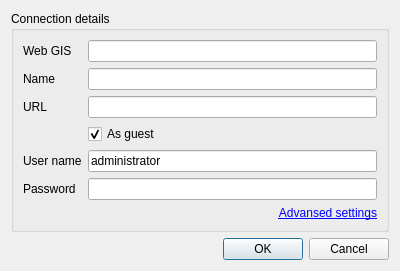
<?xml version="1.0" encoding="UTF-8"?>
<ui version="4.0">
 <class>Dialog</class>
 <widget class="QDialog" name="Dialog">
  <property name="geometry">
   <rect>
    <x>0</x>
    <y>0</y>
    <width>400</width>
    <height>250</height>
   </rect>
  </property>
  <property name="sizePolicy">
   <sizepolicy hsizetype="Fixed" vsizetype="Fixed">
    <horstretch>0</horstretch>
    <verstretch>0</verstretch>
   </sizepolicy>
  </property>
  <property name="minimumSize">
   <size>
    <width>400</width>
    <height>250</height>
   </size>
  </property>
  <property name="maximumSize">
   <size>
    <width>1000</width>
    <height>1000</height>
   </size>
  </property>
  <property name="windowTitle">
   <string>Create a new NGW connection</string>
  </property>
  <layout class="QVBoxLayout" name="verticalLayout">
   <property name="sizeConstraint">
    <enum>QLayout::SetMinimumSize</enum>
   </property>
   <item>
    <widget class="QGroupBox" name="groupBox">
     <property name="title">
      <string>Connection details</string>
     </property>
     <layout class="QGridLayout" name="gridLayout">
      <item row="5" column="0">
       <widget class="QLabel" name="lbPassword">
        <property name="text">
         <string>Password</string>
        </property>
       </widget>
      </item>
      <item row="1" column="0">
       <widget class="QLabel" name="lbName">
        <property name="text">
         <string>Name</string>
        </property>
       </widget>
      </item>
      <item row="6" column="1">
       <widget class="QLabel" name="lbAdvansedSettings">
        <property name="text">
         <string>&lt;a href=&quot;advanced&quot;&gt;Advansed settings&lt;/a&gt;</string>
        </property>
        <property name="textFormat">
         <enum>Qt::RichText</enum>
        </property>
        <property name="alignment">
         <set>Qt::AlignRight|Qt::AlignTrailing|Qt::AlignVCenter</set>
        </property>
       </widget>
      </item>
      <item row="0" column="1">
       <widget class="QLineEdit" name="leWebGIS"/>
      </item>
      <item row="2" column="1">
       <widget class="QLineEdit" name="leUrl"/>
      </item>
      <item row="4" column="0">
       <widget class="QLabel" name="lbUser">
        <property name="text">
         <string>User name</string>
        </property>
       </widget>
      </item>
      <item row="4" column="1">
       <widget class="QLineEdit" name="leUser">
        <property name="text">
         <string>administrator</string>
        </property>
       </widget>
      </item>
      <item row="5" column="1">
       <widget class="QLineEdit" name="lePassword">
        <property name="echoMode">
         <enum>QLineEdit::Password</enum>
        </property>
       </widget>
      </item>
      <item row="2" column="0">
       <widget class="QLabel" name="lbUrl">
        <property name="text">
         <string>URL</string>
        </property>
       </widget>
      </item>
      <item row="3" column="1">
       <widget class="QCheckBox" name="cbAsGuest">
        <property name="text">
         <string>As guest</string>
        </property>
        <property name="checked">
         <bool>true</bool>
        </property>
       </widget>
      </item>
      <item row="1" column="1">
       <widget class="QLineEdit" name="leName"/>
      </item>
      <item row="0" column="0">
       <widget class="QLabel" name="lbWebGIS">
        <property name="text">
         <string>Web GIS</string>
        </property>
       </widget>
      </item>
      <item row="7" column="1">
       <spacer name="verticalSpacer">
        <property name="orientation">
         <enum>Qt::Vertical</enum>
        </property>
        <property name="sizeHint" stdset="0">
         <size>
          <width>20</width>
          <height>40</height>
         </size>
        </property>
       </spacer>
      </item>
     </layout>
    </widget>
   </item>
   <item>
    <widget class="QDialogButtonBox" name="buttonBox">
     <property name="orientation">
      <enum>Qt::Horizontal</enum>
     </property>
     <property name="standardButtons">
      <set>QDialogButtonBox::Cancel|QDialogButtonBox::Ok</set>
     </property>
    </widget>
   </item>
  </layout>
 </widget>
 <resources/>
 <connections>
  <connection>
   <sender>buttonBox</sender>
   <signal>accepted()</signal>
   <receiver>Dialog</receiver>
   <slot>accept()</slot>
   <hints>
    <hint type="sourcelabel">
     <x>190</x>
     <y>225</y>
    </hint>
    <hint type="destinationlabel">
     <x>190</x>
     <y>122</y>
    </hint>
   </hints>
  </connection>
  <connection>
   <sender>buttonBox</sender>
   <signal>rejected()</signal>
   <receiver>Dialog</receiver>
   <slot>reject()</slot>
   <hints>
    <hint type="sourcelabel">
     <x>190</x>
     <y>225</y>
    </hint>
    <hint type="destinationlabel">
     <x>190</x>
     <y>122</y>
    </hint>
   </hints>
  </connection>
 </connections>
</ui>
